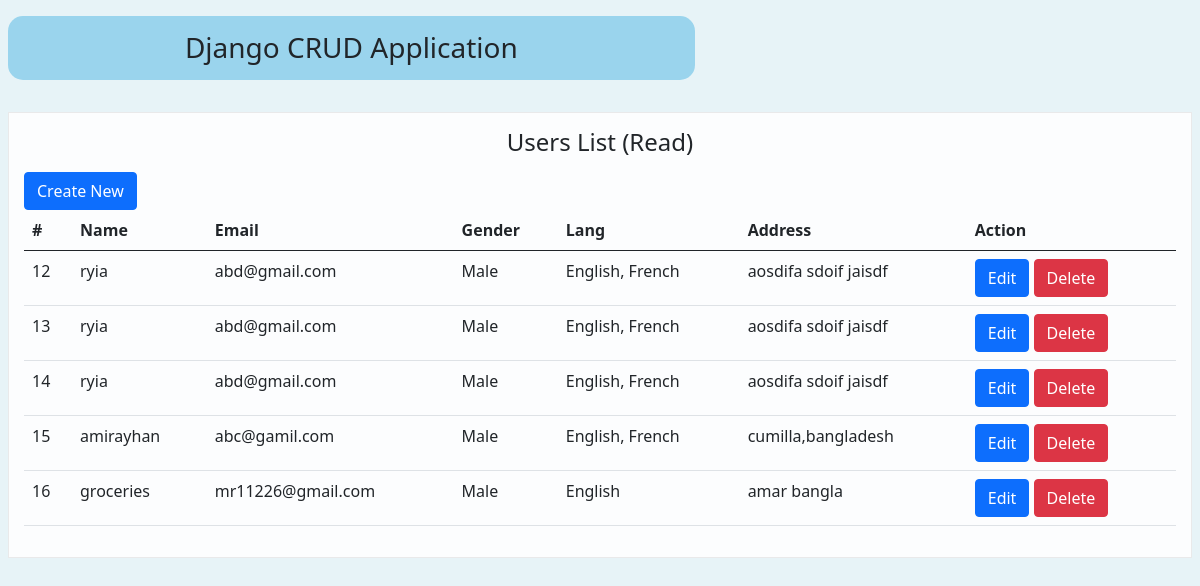
The app's page /, older data.
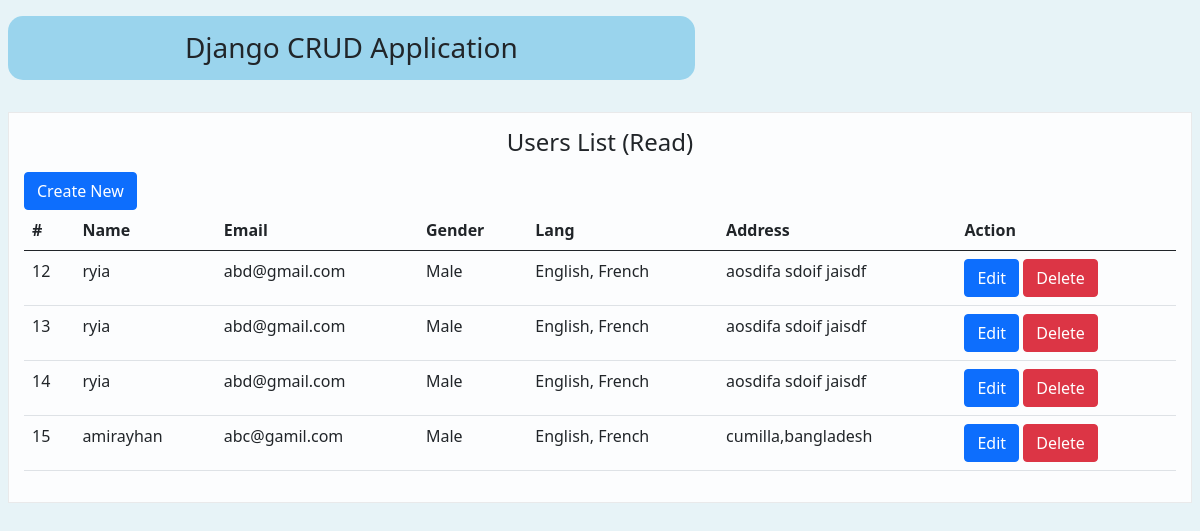
The same page, newer data.
### app/models.py (models this page shows, shortened)
class userpost(models.Model):
    name = models.CharField(max_length=100, null=True, blank=True)
    email = models.EmailField(max_length=50, null=True, blank=True)
    mobile = models.IntegerField(null=True, blank=True)
    DEPARTMENTS = (
        ('', 'Select'),
        ('Music Production', 'Music Production'),
        ('Software Development', 'Software Development'),
        ('Computer Gaming', 'Computer Gaming'),
    )
    department = models.CharField(max_length=100, null=True, blank=True, choices=DEPARTMENTS)
    GENDERS = (
        ('Male', 'Male'),
        ('Female', 'Female'),
        ('Other', 'Other'),
    )
    gender = models.CharField(max_length=10, choices=GENDERS, null=True, default=None)
    address = models.TextField(null=True, blank=True)
    LANGUAGES = (
        ('English', 'English'),
        ('French', 'French'),
        ('German', 'German'),
    )
    language = MultiSelectField(max_length=150, null=True, blank=True, choices=LANGUAGES)
    date_created = models.DateTimeField(auto_now_add=True)

### app/views.py (the view)
# urls.py: path('',views.read,name='read')
def read(request):
    user_data=userpost.objects.all()
    context ={ 'user_data':user_data}
    return render(request,'read.html',context)

### templates/read.html (shortened to what this page needs)
<!DOCTYPE html>
<html lang="en">
<head>
    <link href="https://cdn.jsdelivr.net/npm/bootstrap@5.0.0-beta1/dist/css/bootstrap.min.css" rel="stylesheet">
</head>
<body style="background-color:#add8e64a;">
    <div class="container-fluid">
        <div class="row gx-2 pt-3">
        <h3 class="text-center" style="background-color: #87ceebcc; padding: 15px; border-radius: 15px; width: 58%;">Django CRUD Application</h3>
            <div class="col-md-12 mt-4" style="border:1px solid #80808029; padding:15px;background-color:#ffffffde;">
                <h4 class="text-center mb-3">Users List (Read)</h4>
                <a class="btn btn-primary" href="{% url 'create' %}" role="button">Create New</a>
                <table class="table">
                    <thead>
                        <tr>
                            <th scope="col">#</th>
                            <th scope="col">Name</th>
                            <th scope="col">Email</th>
                            <th scope="col">Gender</th>
                            <th scope="col">Lang</th>
                            <th scope="col">Address</th>
                            <th scope="col">Action</th>
                        </tr>
                    </thead>
                    <tbody>
                        {% for data in  user_data %}
                        <tr>
                            <td>{{data.id}}</td>
                            <td>{{data.name}}</td>
                            <td>{{data.email}}</td>
                            <td>{{data.gender}}</td>
                            <td>{{data.language}}</td>
                            <td>{{data.address}}</td>
                            <td>
                                <a class="btn btn-primary" href="{% url 'update' data.id %}">Edit</a>
                                <a class="btn btn-danger" href="{% url 'delete' data.id %}" onclick="return confirm('Are you sure?')">Delete</a>
                            </td>
                        </tr>
                        {% endfor %}
                    </tbody>
                </table>
            </div>
        </div>
    </div>
</body>
</html>

Row changes from the older to the newer data that the page shows:
removed userpost: id "16", name "groceries", email "mr11226@gmail.com", gender "Male", language "English", address "amar bangla"
